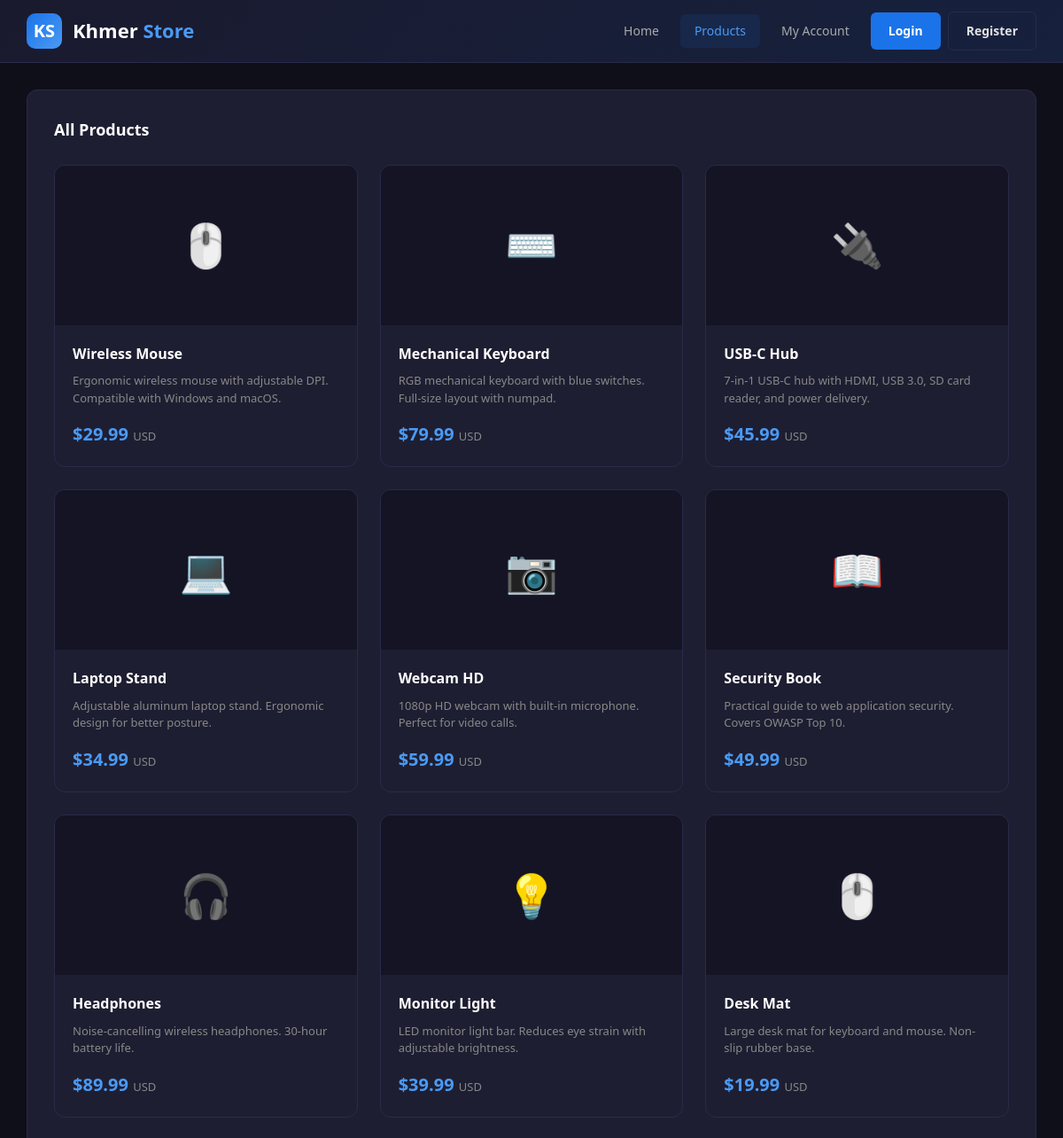
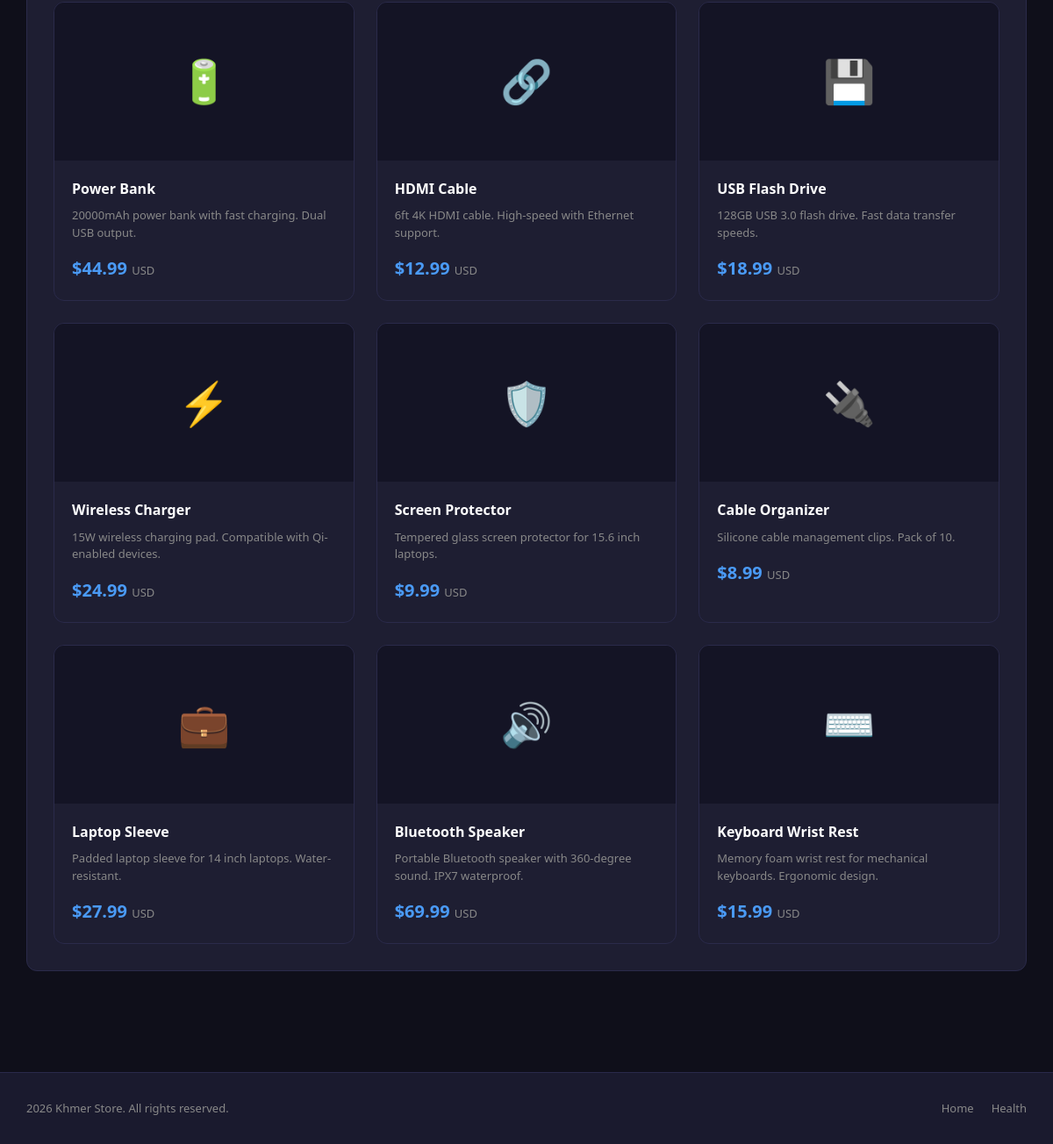
Page /products on the committed database (2 pictures, top to bottom).
### tables this page shows
CREATE TABLE products (
            id INTEGER PRIMARY KEY AUTOINCREMENT,
            name TEXT NOT NULL,
            description TEXT,
            price REAL NOT NULL,
            category TEXT,
            stock INTEGER DEFAULT 100,
            image_url TEXT,
            created_at TIMESTAMP DEFAULT CURRENT_TIMESTAMP
        );

### app.py (the view)
@app.route("/products")
def products_page():
    log_request("GET", "/products", 200)
    products = get_all_products()
    return render_template("products.html", products=products)

### app.py (called while the page is built)
@app.after_request
def add_security_headers(response):
    response.headers['X-Content-Type-Options'] = 'nosniff'
    response.headers['X-Frame-Options'] = 'SAMEORIGIN'
    response.headers['X-XSS-Protection'] = '1; mode=block'
    return response

def log_request(method, path, status_code, details=""):
    entry = {
        "timestamp": datetime.now().strftime("%Y-%m-%d %H:%M:%S"),
        "method": method,
        "path": path,
        "status_code": status_code,
        "details": details
    }
    REQUEST_LOG.append(entry)
    print(f"[{entry['timestamp']}] {method} {path} -> {status_code} {details}")

### database.py (called while the page is built)
def get_db():
    conn = sqlite3.connect(DB_PATH)
    conn.row_factory = sqlite3.Row
    return conn

def get_all_products():
    conn = get_db()
    cursor = conn.cursor()
    cursor.execute("SELECT * FROM products")
    products = [dict(row) for row in cursor.fetchall()]
    conn.close()
    return products

### templates/products.html (shortened to what this page needs)
<!DOCTYPE html>
<html lang="en">
<head>
    <link rel="stylesheet" href="/static/style.css">
</head>
<body>
    <header class="header">
        <div class="header-content">
            <a href="/" class="logo">
                <div class="logo-icon">KS</div>
                <div class="logo-text">Khmer <span>Store</span></div>
            </a>
            <nav class="nav">
                <a href="/" class="nav-link">Home</a>
                <a href="/products" class="nav-link active">Products</a>
                <a href="/account" class="nav-link">My Account</a>
                <a href="/login" class="nav-btn">Login</a>
                <a href="/register" class="nav-btn nav-btn-outline">Register</a>
            </nav>
        </div>
    </header>
    <main class="container">
        <section class="section">
            <div class="section-header">
                <h2 class="section-title">All Products</h2>
            </div>
            <div class="product-grid">
                {% for product in products %}
                <div class="card">
                    <div class="card-image">
                        {% if 'Mouse' in product.name %}🖱️
                        {% elif 'Keyboard' in product.name %}⌨️
                        {% elif 'Hub' in product.name %}🔌
                        {% elif 'Stand' in product.name %}💻
                        {% elif 'Book' in product.name %}📖
                        {% elif 'Webcam' in product.name %}📷
                        {% elif 'Headphones' in product.name %}🎧
                        {% elif 'Light' in product.name %}💡
                        {% elif 'Mat' in product.name %}🖱️
                        {% elif 'Power' in product.name %}🔋
                        {% elif 'HDMI' in product.name %}🔗
                        {% elif 'Flash' in product.name %}💾
                        {% elif 'Charger' in product.name %}⚡
                        {% elif 'Protector' in product.name %}🛡️
                        {% elif 'Cable' in product.name %}🔌
                        {% elif 'Sleeve' in product.name %}💼
                        {% elif 'Speaker' in product.name %}🔊
                        {% elif 'Wrist' in product.name %}🖐️
                        {% else %}📦
                        {% endif %}
                    </div>
                    <div class="card-body">
                        <h3 class="card-title">{{ product.name }}</h3>
                        <p class="card-desc">{{ product.description }}</p>
                        <div class="card-price">${{ "%.2f"|format(product.price) }} <span>USD</span></div>
                    </div>
                </div>
                {% endfor %}
            </div>
        </section>
    </main>
    <footer class="footer">
        <div class="footer-content">
            <div class="footer-text">2026 Khmer Store. All rights reserved.</div>
            <div class="footer-links">
                <a href="/">Home</a>
                <a href="/health">Health</a>
            </div>
        </div>
    </footer>
</body>
</html>

### static/style.css (style rules this page uses)
:root { --primary: #1a73e8; --primary-dark: #1557b0; --primary-light: #4a9af5; --secondary: #ff6b35; --success: #34a853; --danger: #ea4335; --warning: #fbbc04; --dark: #1a1a2e; --darker: #16213e; --card: #1e1e32; --card-hover: #252540; --border: #2a2a4a; --text: #e0e0e0; --text-muted: #888; --text-light: #aaa; --bg: #0f0f1a; --bg-light: #141425; }
* { margin: 0; padding: 0; box-sizing: border-box; }
body { font-family: 'Segoe UI', Tahoma, Geneva, Verdana, sans-serif; background: var(--bg); color: var(--text); min-height: 100vh; line-height: 1.6; }
.header { background: linear-gradient(135deg, var(--dark) 0%, var(--darker) 100%); border-bottom: 1px solid var(--border); padding: 0 30px; position: sticky; top: 0; z-index: 100; }
.header-content { max-width: 1400px; margin: 0 auto; display: flex; align-items: center; justify-content: space-between; height: 70px; }
.logo { display: flex; align-items: center; gap: 12px; text-decoration: none; }
.logo-icon { width: 40px; height: 40px; background: linear-gradient(135deg, var(--primary) 0%, var(--primary-light) 100%); border-radius: 10px; display: flex; align-items: center; justify-content: center; font-size: 20px; color: white; font-weight: bold; }
.logo-text { font-size: 22px; font-weight: 700; color: white; }
.logo-text span { color: var(--primary-light); }
.nav { display: flex; align-items: center; gap: 8px; }
.nav-link { color: var(--text-light); text-decoration: none; padding: 8px 16px; border-radius: 6px; font-size: 14px; transition: all 0.3s; }
.nav-link.active { color: var(--primary-light); background: rgba(26,115,232,0.1); }
.nav-btn { background: var(--primary); color: white; border: none; padding: 10px 20px; border-radius: 6px; font-size: 14px; font-weight: 600; cursor: pointer; transition: all 0.3s; text-decoration: none; }
.nav-btn-outline { background: transparent; border: 1px solid var(--border); color: var(--text); }
.container { max-width: 1400px; margin: 0 auto; padding: 30px; }
.card { background: var(--card); border: 1px solid var(--border); border-radius: 12px; overflow: hidden; transition: all 0.3s; }
.card-image { height: 180px; background: var(--bg-light); display: flex; align-items: center; justify-content: center; font-size: 48px; color: var(--text-muted); }
.card-body { padding: 20px; }
.card-title { font-size: 16px; font-weight: 600; margin-bottom: 8px; color: white; }
.card-desc { font-size: 13px; color: var(--text-muted); margin-bottom: 15px; line-height: 1.5; }
.card-price { font-size: 20px; font-weight: 700; color: var(--primary-light); }
.card-price span { font-size: 13px; color: var(--text-muted); font-weight: 400; }
.product-grid { display: grid; grid-template-columns: repeat(auto-fill, minmax(280px, 1fr)); gap: 25px; }
.section { background: var(--card); border: 1px solid var(--border); border-radius: 12px; padding: 30px; margin-bottom: 25px; }
.section-header { display: flex; justify-content: space-between; align-items: center; margin-bottom: 25px; }
.section-title { font-size: 18px; font-weight: 600; color: white; }
.footer { background: var(--dark); border-top: 1px solid var(--border); padding: 30px; margin-top: 60px; }
.footer-content { max-width: 1400px; margin: 0 auto; display: flex; justify-content: space-between; align-items: center; }
.footer-text { color: var(--text-muted); font-size: 13px; }
.footer-links { display: flex; gap: 20px; }
.footer-links a { color: var(--text-muted); text-decoration: none; font-size: 13px; }

### rows in the picture
products: name "Wireless Mouse", description "Ergonomic wireless mouse with adjustable DPI. Compatible with Windows and macOS.", price "29.99"
products: name "Mechanical Keyboard", description "RGB mechanical keyboard with blue switches. Full-size layout with numpad.", price "79.99"
products: name "USB-C Hub", description "7-in-1 USB-C hub with HDMI, USB 3.0, SD card reader, and power delivery.", price "45.99"
products: name "Laptop Stand", description "Adjustable aluminum laptop stand. Ergonomic design for better posture.", price "34.99"
products: name "Webcam HD", description "1080p HD webcam with built-in microphone. Perfect for video calls.", price "59.99"
products: name "Security Book", description "Practical guide to web application security. Covers OWASP Top 10.", price "49.99"
products: name "Headphones", description "Noise-cancelling wireless headphones. 30-hour battery life.", price "89.99"
products: name "Monitor Light", description "LED monitor light bar. Reduces eye strain with adjustable brightness.", price "39.99"
products: name "Desk Mat", description "Large desk mat for keyboard and mouse. Non-slip rubber base.", price "19.99"
products: name "Power Bank", description "20000mAh power bank with fast charging. Dual USB output.", price "44.99"
products: name "HDMI Cable", description "6ft 4K HDMI cable. High-speed with Ethernet support.", price "12.99"
products: name "USB Flash Drive", description "128GB USB 3.0 flash drive. Fast data transfer speeds.", price "18.99"
products: name "Wireless Charger", description "15W wireless charging pad. Compatible with Qi-enabled devices.", price "24.99"
products: name "Screen Protector", description "Tempered glass screen protector for 15.6 inch laptops.", price "9.99"
products: name "Cable Organizer", description "Silicone cable management clips. Pack of 10.", price "8.99"
products: name "Laptop Sleeve", description "Padded laptop sleeve for 14 inch laptops. Water-resistant.", price "27.99"
products: name "Bluetooth Speaker", description "Portable Bluetooth speaker with 360-degree sound. IPX7 waterproof.", price "69.99"
products: name "Keyboard Wrist Rest", description "Memory foam wrist rest for mechanical keyboards. Ergonomic design.", price "15.99"
